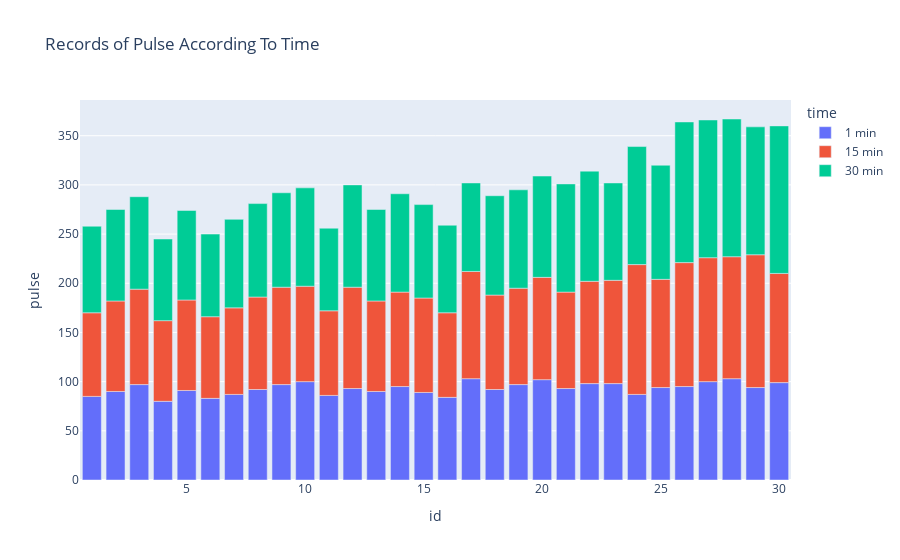

Write notebook code for a chart like this one.
### Code cell
import plotly.express as px
fig_pulse = px.bar(df, x = "id", y = "pulse", color = "time", title = "Records of Pulse According To Time")
fig_pulse.show()

### Figure 1 — Plotly figure (JSON) as saved in the notebook; plotly's stock layout.template omitted (floating-point values rounded to 4 significant figures)
{"data": [{"alignmentgroup": "True", "hovertemplate": "time=1 min<br>id=%{x}<br>pulse=%{y}<extra></extra>", "legendgroup": "1 min", "marker": {"color": "#636efa", "pattern": {"shape": ""}}, "name": "1 min", "offsetgroup": "1 min", "orientation": "v", "showlegend": true, "textposition": "auto", "type": "bar", "x": [1, 2, 3, 4, 5, 6, 7, 8, 9, 10, 11, 12, 13, 14, 15, 16, 17, 18, 19, 20, 21, 22, 23, 24, 25, 26, 27, 28, 29, 30], "xaxis": "x", "y": [85, 90, 97, 80, 91, 83, 87, 92, 97, 100, 86, 93, 90, 95, 89, 84, 103, 92, 97, 102, 93, 98, 98, 87, 94, 95, 100, 103, 94, 99], "yaxis": "y"}, {"alignmentgroup": "True", "hovertemplate": "time=15 min<br>id=%{x}<br>pulse=%{y}<extra></extra>", "legendgroup": "15 min", "marker": {"color": "#EF553B", "pattern": {"shape": ""}}, "name": "15 min", "offsetgroup": "15 min", "orientation": "v", "showlegend": true, "textposition": "auto", "type": "bar", "x": [1, 2, 3, 4, 5, 6, 7, 8, 9, 10, 11, 12, 13, 14, 15, 16, 17, 18, 19, 20, 21, 22, 23, 24, 25, 26, 27, 28, 29, 30], "xaxis": "x", "y": [85, 92, 97, 82, 92, 83, 88, 94, 99, 97, 86, 103, 92, 96, 96, 86, 109, 96, 98, 104, 98, 104, 105, 132, 110, 126, 126, 124, 135, 111], "yaxis": "y"}, {"alignmentgroup": "True", "hovertemplate": "time=30 min<br>id=%{x}<br>pulse=%{y}<extra></extra>", "legendgroup": "30 min", "marker": {"color": "#00cc96", "pattern": {"shape": ""}}, "name": "30 min", "offsetgroup": "30 min", "orientation": "v", "showlegend": true, "textposition": "auto", "type": "bar", "x": [1, 2, 3, 4, 5, 6, 7, 8, 9, 10, 11, 12, 13, 14, 15, 16, 17, 18, 19, 20, 21, 22, 23, 24, 25, 26, 27, 28, 29, 30], "xaxis": "x", "y": [88, 93, 94, 83, 91, 84, 90, 95, 96, 100, 84, 104, 93, 100, 95, 89, 90, 101, 100, 103, 110, 112, 99, 120, 116, 143, 140, 140, 130, 150], "yaxis": "y"}], "layout": {"barmode": "relative", "legend": {"title": {"text": "time"}, "tracegroupgap": 0}, "title": {"text": "Records of Pulse According To Time"}, "xaxis": {"anchor": "y", "domain": [0, 1], "title": {"text": "id"}}, "yaxis": {"anchor": "x", "domain": [0, 1], "title": {"text": "pulse"}}}}
